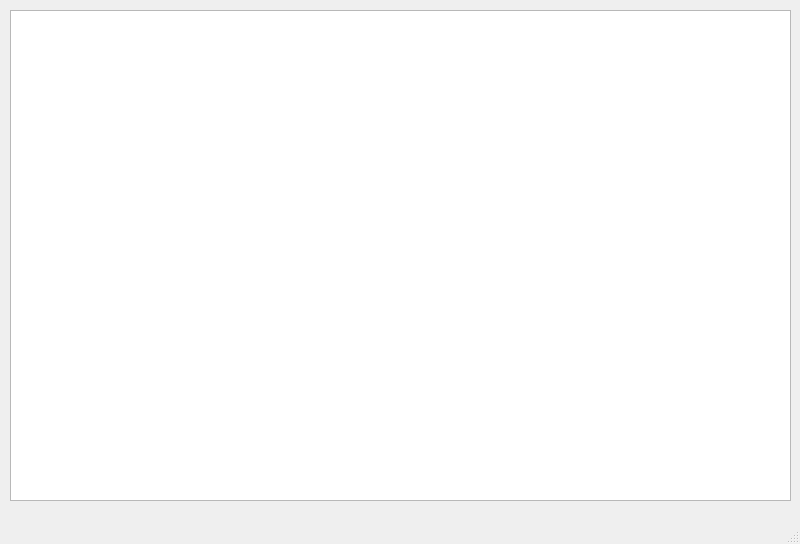
<?xml version="1.0" encoding="UTF-8"?>
<ui version="4.0">
 <class>MainWindow</class>
 <widget class="QMainWindow" name="MainWindow">
  <property name="geometry">
   <rect>
    <x>0</x>
    <y>0</y>
    <width>800</width>
    <height>544</height>
   </rect>
  </property>
  <property name="windowTitle">
   <string>MainWindow</string>
  </property>
  <widget class="QWidget" name="centralwidget">
   <widget class="QGraphicsView" name="graphicsView">
    <property name="geometry">
     <rect>
      <x>10</x>
      <y>10</y>
      <width>781</width>
      <height>491</height>
     </rect>
    </property>
   </widget>
  </widget>
  <widget class="QMenuBar" name="menubar">
   <property name="geometry">
    <rect>
     <x>0</x>
     <y>0</y>
     <width>800</width>
     <height>22</height>
    </rect>
   </property>
  </widget>
  <widget class="QStatusBar" name="statusbar"/>
 </widget>
 <resources/>
 <connections/>
</ui>
